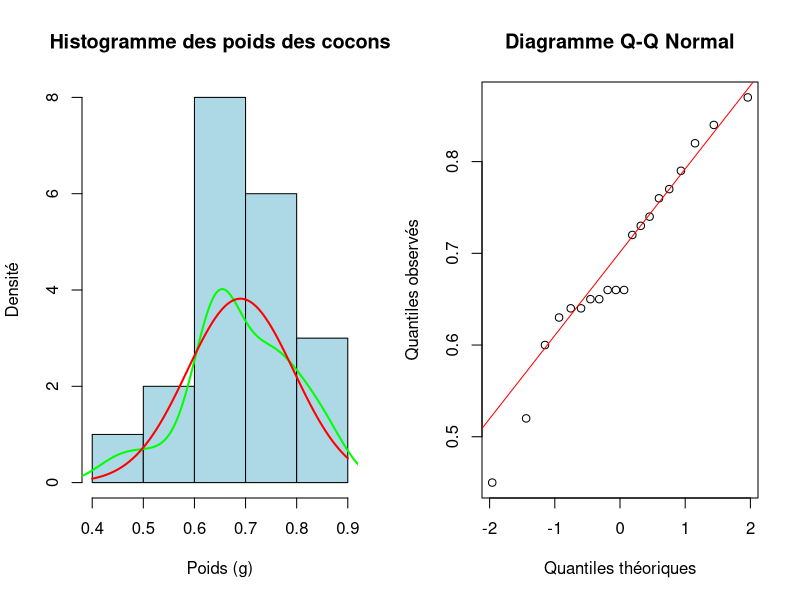
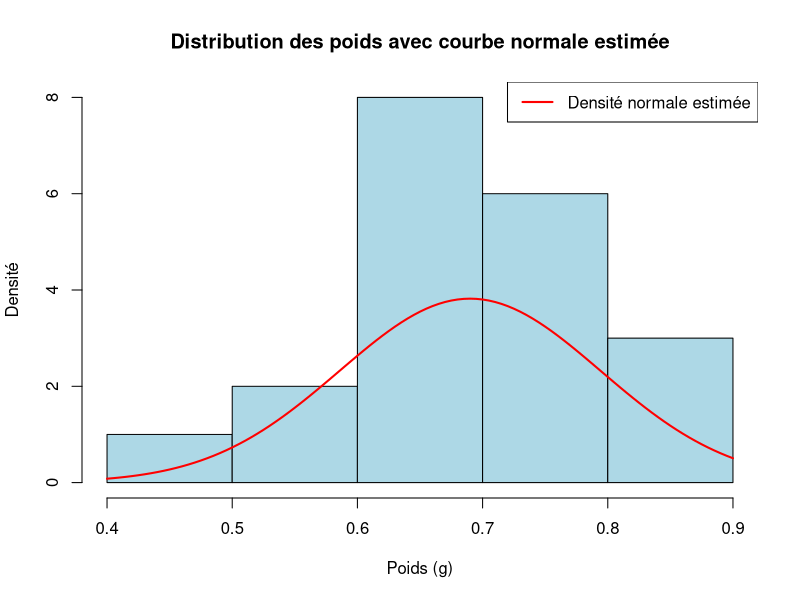
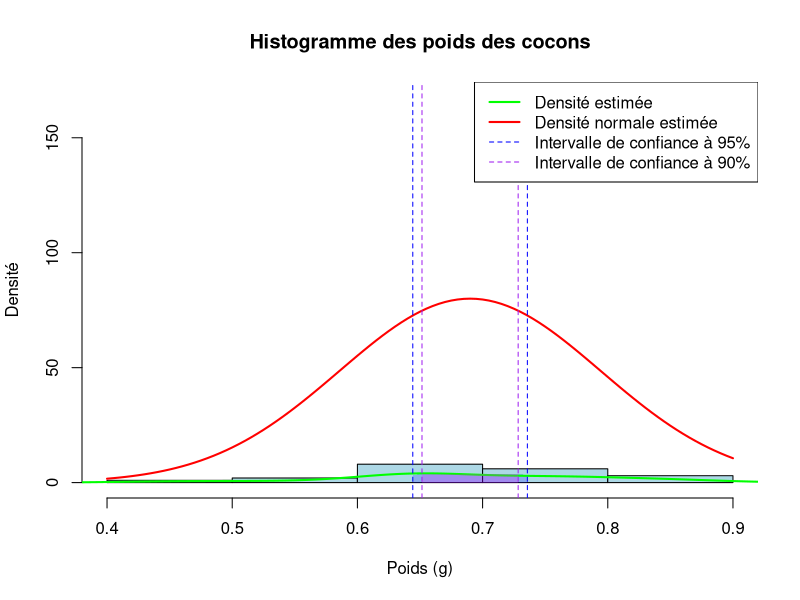

Here is the R script that generated these plots, in order:
# https://github.com/BreizhHardware/TD-R/tree/main/TP_estimateurs

# Création du vecteur de données
poids <- c(0.64, 0.65, 0.73, 0.60, 0.65, 0.77, 0.82, 0.64, 0.66, 0.72,
           0.87, 0.84, 0.66, 0.76, 0.63, 0.52, 0.66, 0.45, 0.74, 0.79)

# Configuration de la mise en page 1x2
par(mfrow=c(1,2))


# 1. Représenter graphiquement les données pour un le modèle gaussien semble-t-il pertinent ?

# Calcul du nombre de classes pour l'histogramme
n <- length(poids)
k <- sqrt(n)

# Création de l'histogramme avec courbe de densité
histoooo <- hist(poids,
     main = "Histogramme des poids des cocons",
     xlab = "Poids (g)",
     ylab = "Densité",
     col = "lightblue",
     breaks = k)

lines(density(poids), col="green", lwd=2)

# Ajout de la courbe de densité normale
curve(dnorm(x, mean=mean(poids), sd=sd(poids)),
      add=TRUE,
      col="red",
      lwd=2)

# Création du diagramme Q-Q
qqnorm(poids,
       main = "Diagramme Q-Q Normal",
       xlab = "Quantiles théoriques",
       ylab = "Quantiles observés")
qqline(poids, col="red")

# Réinitialisation de la mise en page
par(mfrow=c(1,1))

# Affichage des statistiques descriptives
summary(poids)

# 2. Calculer une esƟmaƟon sans biais de la moyenne  et de la variance 2
#  du modèle gaussien en foncƟon de ces données. Superposer la courbe obtenue et conclure.

# Calcul des estimateurs
moyenne <- 1/n * sum(poids)
variance <- var(poids)
ecart_type <- sqrt(variance)

# Affichage des résultats
cat("Estimation de la moyenne (μ̂):", round(moyenne, 4), "g\n")
cat("Estimation de la variance (σ̂²):", round(variance, 6), "g²\n")
cat("Estimation de l'écart-type (σ̂):", round(ecart_type, 4), "g\n")

# Création du graphique avec la courbe de densité estimée
hist(poids,
     main = "Distribution des poids avec courbe normale estimée",
     xlab = "Poids (g)",
     ylab = "Densité",
     col = "lightblue",
     breaks = "FD")

# Superposition de la courbe de densité normale avec les paramètres estimés
curve(dnorm(x, mean = moyenne, sd = ecart_type),
      col = "red",
      lwd = 2,
      add = TRUE)

# Ajout d'une légende
legend("topright",
       legend = "Densité normale estimée",
       col = "red",
       lwd = 2)

# Données les intervalles de confiance à 95% et 90% pour la moyenne et la variance

# Calcul des intervalles de confiance à 95%
alpha <- 0.05
z <- qnorm(1 - alpha / 2)

# Intervalle de confiance pour la moyenne
borne_inf_moyenne <- moyenne - z * ecart_type / sqrt(n)
borne_sup_moyenne <- moyenne + z * ecart_type / sqrt(n)

# Intervalle de confiance pour la variance
borne_inf_variance <- (n - 1) * variance / qchisq(1 - alpha / 2, df = n - 1)
borne_sup_variance <- (n - 1) * variance / qchisq(alpha / 2, df = n - 1)

# Affichage des intervalles de confiance
cat("\nIntervalle de confiance à 95% pour la moyenne (μ): [",
    round(borne_inf_moyenne, 4), ",",
    round(borne_sup_moyenne, 4), "] g\n")

cat("Intervalle de confiance à 95% pour la variance (σ²): [",
    round(borne_inf_variance, 6), ",",
    round(borne_sup_variance, 6), "] g²\n")

# Affichage de l'histogramme des poids avec la courbe de densité estimée et les intervalles de confiance

max_density <- max(dnorm(seq(min(poids), max(poids), length.out=100), mean=moyenne, sd=ecart_type))
scale_factor <- 80 / max_density

hist(poids,
     main = "Histogramme des poids des cocons",
     xlab = "Poids (g)",
     ylab = "Densité",
     col = "lightblue",
     ylim = c(0, max(histoooo$counts) * scale_factor),
     breaks = k)

# Colorer l'intervalle de confiance
x_vals <- seq(borne_inf_moyenne, borne_sup_moyenne, length.out = 100)
y_vals <- dnorm(x_vals, mean = moyenne, sd = ecart_type)
polygon(c(borne_inf_moyenne, x_vals, borne_sup_moyenne),
        c(0, y_vals, 0),
        col = rgb(0, 0, 1, 0.2),
        border = NA)

lines(density(poids), col="green", lwd=2)

# Ajout de la courbe de densité normale
curve(scale_factor * dnorm(x, mean=mean(poids), sd=sd(poids)),
      add=TRUE,
      col="red",
      lwd=2)

# Ajout des intervalles de confiance pour la moyenne
abline(v = c(borne_inf_moyenne, borne_sup_moyenne),
       col = "blue",
       lty = 2)


# Calcul des intervalles de confiance à 90%
alpha <- 0.10
z <- qnorm(1 - alpha / 2)

# Intervalle de confiance pour la moyenne
borne_inf_moyenne <- moyenne - z * ecart_type / sqrt(n)
borne_sup_moyenne <- moyenne + z * ecart_type / sqrt(n)

# Intervalle de confiance pour la variance
borne_inf_variance <- (n - 1) * variance / qchisq(1 - alpha / 2, df = n - 1)
borne_sup_variance <- (n - 1) * variance / qchisq(alpha / 2, df = n - 1)

# Affichage des intervalles de confiance
cat("\nIntervalle de confiance à 90% pour la moyenne (μ): [",
    round(borne_inf_moyenne, 4), ",",
    round(borne_sup_moyenne, 4), "] g\n")

cat("Intervalle de confiance à 90% pour la variance (σ²): [",
    round(borne_inf_variance, 6), ",",
    round(borne_sup_variance, 6), "] g²\n")

# Ajout des intervalles de confiance pour la moyenne
abline(v = c(borne_inf_moyenne, borne_sup_moyenne),
       col = "purple",
       lty = 2)

# Colorer l'intervalle de confiance
x_vals <- seq(borne_inf_moyenne, borne_sup_moyenne, length.out = 100)
y_vals <- dnorm(x_vals, mean = moyenne, sd = ecart_type)
polygon(c(borne_inf_moyenne, x_vals, borne_sup_moyenne),
        c(0, y_vals, 0),
        col = rgb(1, 0, 1, 0.2),
        border = NA)

# Ajout d'une légende
legend("topright",
       legend = c("Densité estimée", "Densité normale estimée", "Intervalle de confiance à 95%", "Intervalle de confiance à 90%"),
       col = c("green", "red", "blue", "purple"),
       lty = c(1, 1, 2, 2),
       lwd = c(2, 2, 1, 1))

# Crée un histogramme des poids et récupère les classes
hist_obj <- hist(poids, plot = FALSE, breaks = k)
observed_counts <- hist_obj$counts
breaks <- hist_obj$breaks
mids <- hist_obj$mids

# Calcul des probabilités attendues
total_count <- sum(observed_counts)
expected_probs <- diff(pnorm(breaks, mean = moyenne, sd = ecart_type))
expected_counts <- total_count * expected_probs

# Perform chi-squared test
chitest <- chisq.test(observed_counts, p = expected_probs, rescale.p = TRUE)
print(chitest)